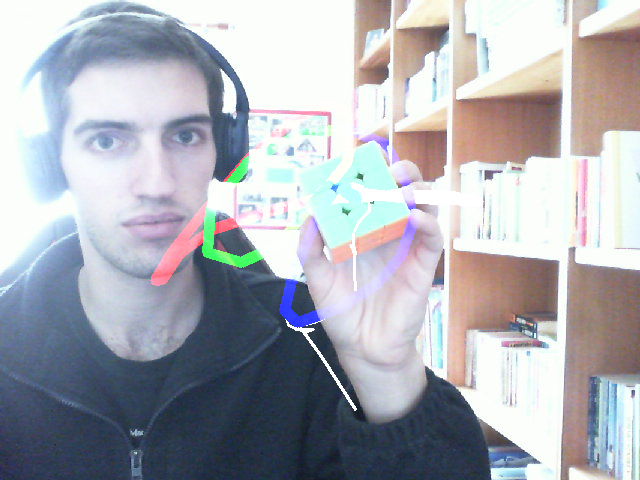
#> input picture drawing_Sat_Nov__7_12:03:15_2020.png, 640 x 480 px
$ python test.py
#> lines starting #> are read from the running program, lines starting #| are printed output that depends on the picture; after the words box and inside, x2 and y2 are one past the last pixel; in counts of white or black regions, pixels touching at a corner belong together
import cv2 as cv
import numpy as np

# [25 lines of commented-out code are left out]


frame = cv.imread('drawing_Sat_Nov__7_12:03:15_2020.png', 1)
#> frame is the input picture: shape (480, 640, 3); mean B, G, R 180.4, 173.1, 171

I = cv.imread('drawing_Sat_Nov__7_12:04:12_2020.png')
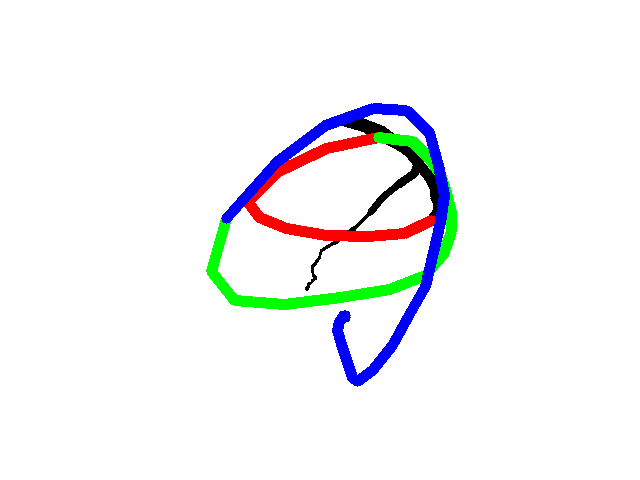
#> input picture drawing_Sat_Nov__7_12:04:12_2020.png, 640 x 480 px
#> I is the input picture: shape (480, 640, 3); mean B, G, R 246.6, 244.9, 244.1
hsv = cv.cvtColor(I, cv.COLOR_BGR2HSV)
#> hsv: shape (480, 640, 3); mean H, S, V 3.5, 12.2, 253.4

M = 255-cv.inRange(hsv, (0,0,254), (255,1,255))
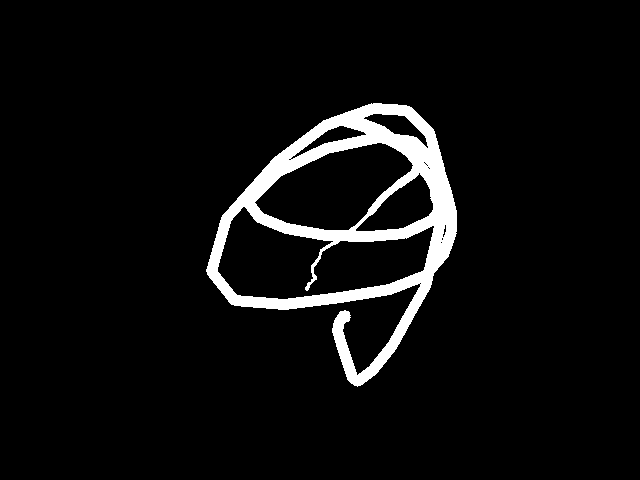
#> M: shape (480, 640); 5.4% white; 1 white region, box (x1, y1, x2, y2) and area: (206, 103, 457, 387) 16665
M = M.astype(np.uint8)


final = np.copy(frame)
final[M == 255] = I[M==255]
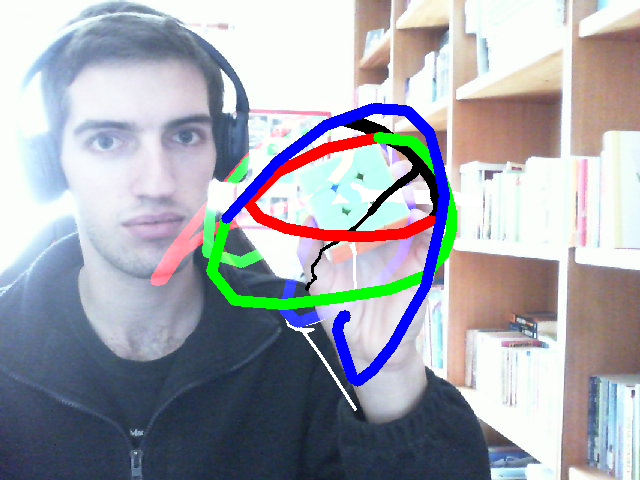
#> final: shape (480, 640, 3); 5.42% of pixels changed, all inside (x1, y1, x2, y2) = (206, 103, 457, 387)


cv.imshow('w',M)
cv.imshow('I', I)
cv.imshow('final', final)

cv.waitKey(0)
